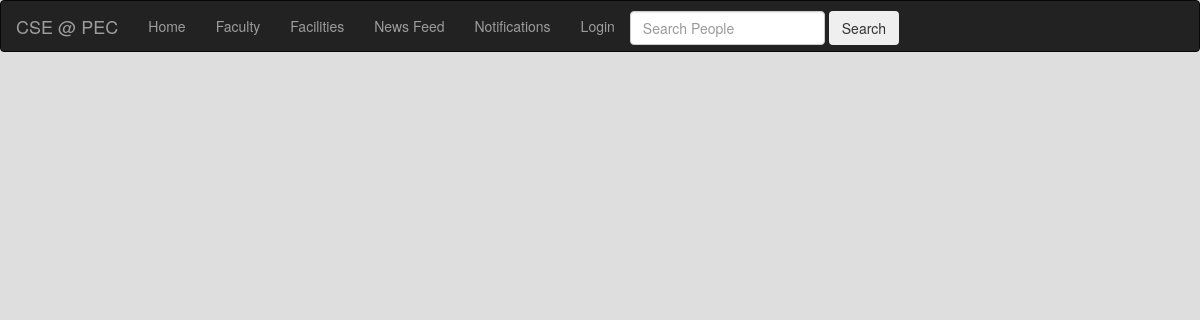
The app's page /CSE/notifications.php, older data.
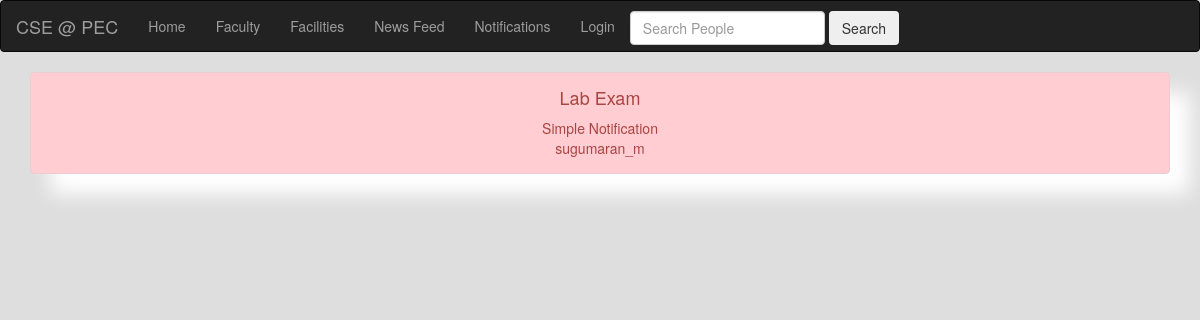
The same page, newer data.
### tables this page shows
CREATE TABLE `notification` (
  `id` int(11) NOT NULL,
  `title` varchar(70) NOT NULL,
  `message` text NOT NULL,
  `added_by` varchar(100) NOT NULL,
  `date_added` datetime NOT NULL,
  `priority` varchar(30) NOT NULL
);

### CSE/notifications.php (the view, shortened to what this page needs)
<?php require 'include/header.php' ?>
<div class="container">
<?php
$data= mysqli_query($con,"SELECT * FROM notification ORDER BY date_added DESC");
			while($row=mysqli_fetch_array($data))
			{
				?>
					<div class="alert <?php echo($row['priority']); ?> text-center addshadow">
						<h4 class="alert-heading"><?php echo $row['title']; ?></h4>
						<?php echo $row['message']; ?>
						<p><?php echo $row['added_by']; ?></p>
					</div>
				<?php
			}
 ?>
</div>
 <?php require 'include/footer.php' ?>

Row changes from the older to the newer data that the page shows:
added notification: title "Lab Exam", message "Simple Notification", added_by "sugumaran_m"
